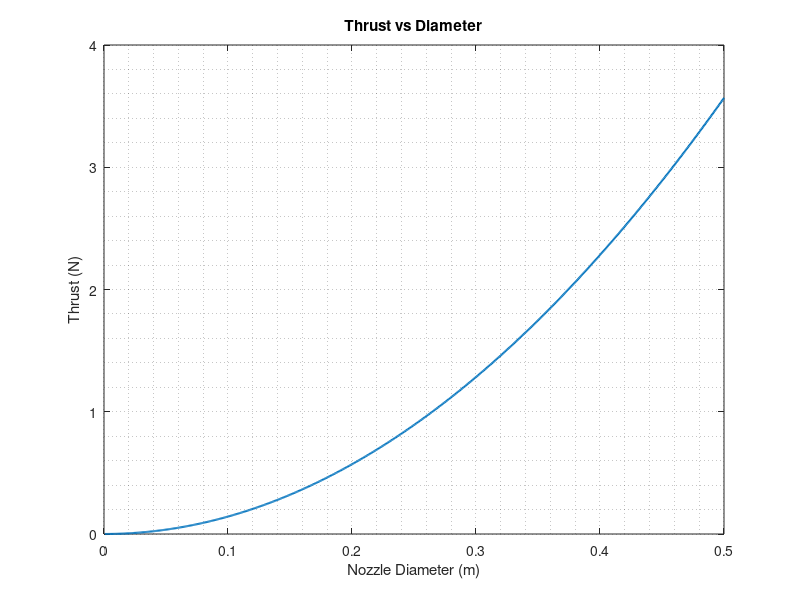

This chart was generated by the following MATLAB code: (Note: this script raises an error after producing the figure.)
%% SAMUEL R PILON
% AE 414 - HW12
% For personal use of SAMUEL PILON only. Not to be distributed

% Clear the command window, close any open figures, and reset the display format.
clc; 
close; 
clear; 

%% Given Parameters
gamma = 1.32;  % Specific heat ratio of the gas
Po = 10e6; % Pa  % Chamber pressure
To = 1100; % K  % Chamber temperature
Ae_At = 100;  % Area ratio of the nozzle
eff = 0.88;  % Nozzle efficiency
MW = 32; % kg/kmol  % Molecular weight of the gas
R = 259.8; % J/(kg*K)  % Specific gas constant
Pe = 3733; % Pa  % Exit pressure
ue = 1417.8; % m/s  % Exit velocity
ISP = 144.43; % s  % Specific impulse
T = 1; % N  % Desired thrust
diameter = linspace(0, 0.5, 700);  % Array of nozzle diameters to test


%% Initialization of differentials
% Initialize variables for finding diameter producing thrust closest to 1N
min_diff = Inf;  % Set minimum difference to infinity
min_diff_diameter = NaN;  % Set minimum difference diameter to NaN

%% Main Calculation
% Calculate parameters for each diameter in the array
At = (pi/4).*(diameter/1000).^2;  % Calculate throat area in m^2
Ae = Ae_At.*At;  % Calculate exit area in m^2
mdot = (Po.*At.*sqrt(gamma))./(sqrt(R.*To)).*(((2/(gamma+1))^((gamma+1)/(gamma-1))))^.5;  % Calculate mass flow rate in kg/s
ueq = ue+((Pe)./mdot).*Ae;  % Calculate equivalent exit velocity in m/s
T = ueq.*mdot;  % Calculate thrust in N

%% Loop to determine the closest value to T=1
% Find diameter that produces thrust closest to 1N
for i = 1:length(diameter)
    diff = abs(T(i) - 1);  % Calculate the difference between calculated thrust and 1N
    if diff < min_diff  % If the difference is smaller than the current minimum difference
        min_diff = diff;  % Set the new minimum difference
        min_diff_diameter = diameter(i);  % Set the diameter that produces the new minimum difference
    end
end

disp(['The diameter that produces thrust closest to 1N is ' num2str(min_diff_diameter) ' m.'])  % Display the result


plot(diameter,T,'LineWidth',1.5);
title('Thrust vs Diameter');
xlabel('Nozzle Diameter (m)');
ylabel('Thrust (N)');
grid minor;

% Add red dotted lines at y=1 and x=0.26466
hold on;
xline(0.26466,'r--','LineWidth',1.5);
yline(1,'r--','LineWidth',1.5);
hold off;
txt = {'Thrust = 1N','Diameter = 0.26466'};
text(.15,1.25,txt);
